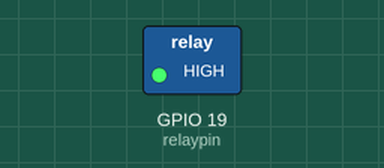
Bench run of a program on a simulated Raspberry Pi (BCM pin numbers). Parts: switched loads named in the program (green lamp = pin HIGH). At 1.0 s the program stops and its outputs stay as they are.

Above: at 0.1 s.
At 1.1 s:
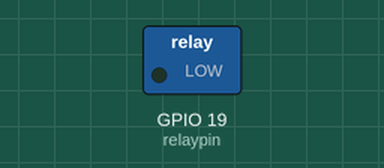
Timing chart, 0 to 2.5 s (numbered marks = the images above):
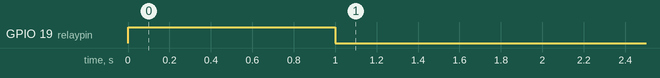

The program:

relay.py
```python
# Simple relay demo
#
# Make sure:
#
# 1) pin IO19 goes to the relay (blue wire)
# 2) the two wires going out of the relay (red and brown) are connectd
#    to the blue connector on the cord of the laser light show; it does
#    not matter which goes to which
# 3) that laser light show is on
#
# How this works: when the relay pin is true, the switch from the relay is
# closed. When that switch is closed, the laser light show can play. When
# it's not, it won't go.


import RPi.GPIO as GPIO
import time

relaypin = 19

GPIO.setmode(GPIO.BCM)
GPIO.setup(relaypin, GPIO.OUT)

GPIO.output(relaypin, True)
time.sleep(1)
GPIO.output(relaypin, False)

GPIO.cleanup()
```

Measured:
- by itself, GPIO 19 (relaypin): LOW → HIGH at 0.00 s, → LOW 1.0 s later
